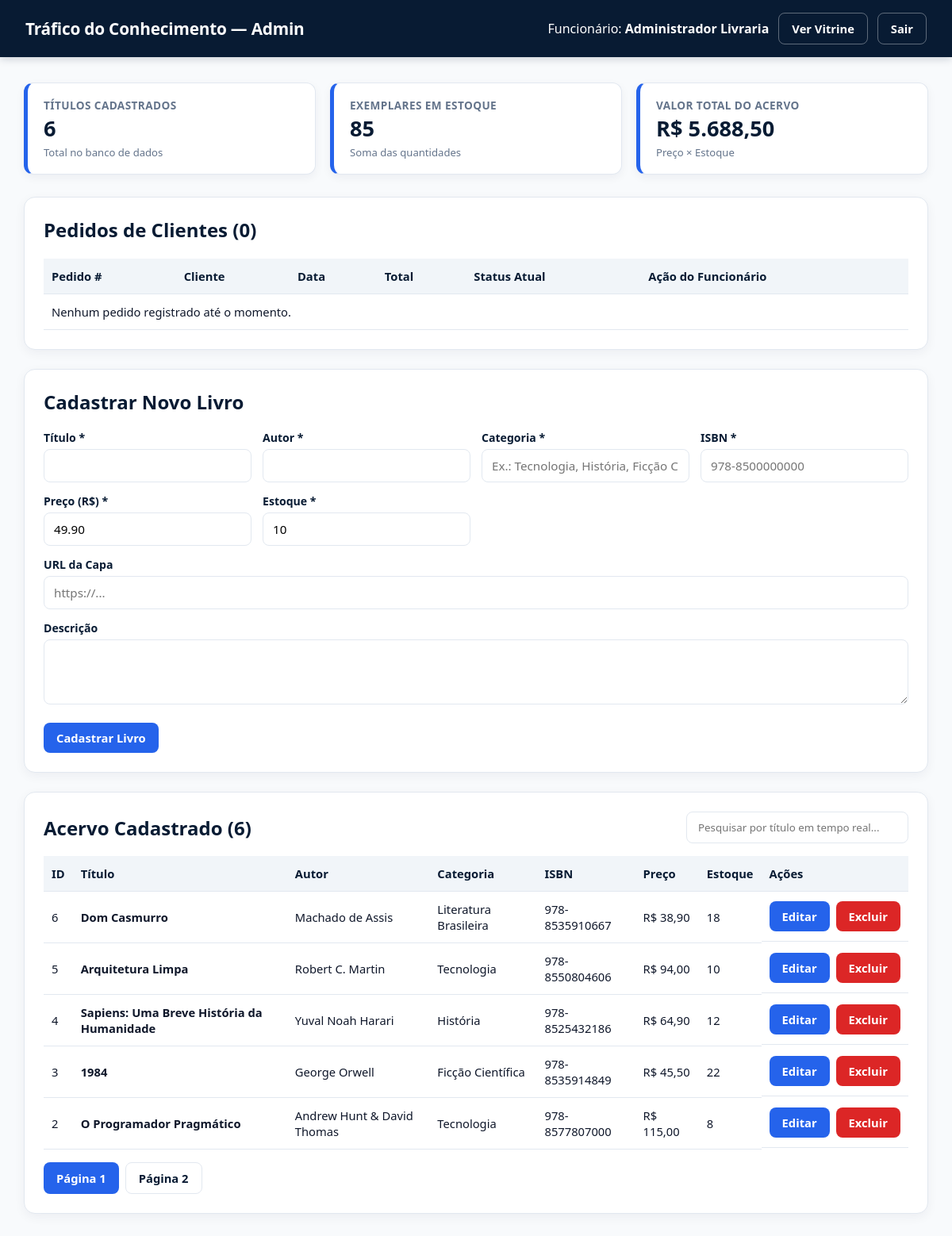
The app's page /admin_dashboard.php (signed in) with its own data.
### tables this page shows
CREATE TABLE IF NOT EXISTS livros (
    id INT AUTO_INCREMENT PRIMARY KEY,
    titulo VARCHAR(150) NOT NULL,
    autor VARCHAR(120) NOT NULL,
    categoria VARCHAR(80) NOT NULL,
    isbn VARCHAR(20) NOT NULL UNIQUE,
    preco DECIMAL(10, 2) NOT NULL,
    estoque INT NOT NULL DEFAULT 0,
    descricao TEXT,
    capa_url VARCHAR(255) DEFAULT 'https://images.unsplash.com/photo-1544947950-fa07a98d237f?auto=format&fit=crop&w=400&q=80',
    criado_em TIMESTAMP DEFAULT CURRENT_TIMESTAMP
);

### admin_dashboard.php (the view, shortened to what this page needs)
<?php
$db = (new Database())->getConnection();
$db->exec("
    CREATE TABLE IF NOT EXISTS pedidos (
        id INT AUTO_INCREMENT PRIMARY KEY,
        usuario_id INT NOT NULL,
        total DECIMAL(10, 2) NOT NULL,
        status ENUM('Pendente', 'Confirmado', 'Cancelado') NOT NULL DEFAULT 'Pendente',
        criado_em TIMESTAMP DEFAULT CURRENT_TIMESTAMP,
        FOREIGN KEY (usuario_id) REFERENCES usuarios(id) ON DELETE CASCADE
    ) ENGINE=InnoDB DEFAULT CHARSET=utf8mb4 COLLATE=utf8mb4_unicode_ci;
");
$db->exec("
    CREATE TABLE IF NOT EXISTS pedido_itens (
        id INT AUTO_INCREMENT PRIMARY KEY,
        pedido_id INT NOT NULL,
        livro_id INT NOT NULL,
        quantidade INT NOT NULL,
        preco_unitario DECIMAL(10, 2) NOT NULL,
        FOREIGN KEY (pedido_id) REFERENCES pedidos(id) ON DELETE CASCADE,
        FOREIGN KEY (livro_id) REFERENCES livros(id) ON DELETE CASCADE
    ) ENGINE=InnoDB DEFAULT CHARSET=utf8mb4 COLLATE=utf8mb4_unicode_ci;
");
$livroEdicao = null;
$porPagina    = 5;
$paginaAtual  = max(1, (int) ($_GET['pagina'] ?? 1));
$totalLivros  = (int) $db->query('SELECT COUNT(*) FROM livros')->fetchColumn();
$totalPaginas = max(1, (int) ceil($totalLivros / $porPagina));
$paginaAtual  = min($paginaAtual, $totalPaginas);
$offset       = ($paginaAtual - 1) * $porPagina;
$stmtLista = $db->prepare('SELECT * FROM livros ORDER BY id DESC LIMIT :limit OFFSET :offset');
$stmtLista->bindValue(':limit', $porPagina, PDO::PARAM_INT);
$stmtLista->bindValue(':offset', $offset, PDO::PARAM_INT);
$stmtLista->execute();
$livros = $stmtLista->fetchAll();
$kpi = $db->query('SELECT COUNT(*) AS total_titulos, COALESCE(SUM(estoque), 0) AS total_exemplares, COALESCE(SUM(preco * estoque), 0) AS valor_acervo FROM livros')->fetch();
$pedidos = $db->query("
    SELECT p.id, p.total, p.status, p.criado_em, u.nome AS cliente_nome, u.email AS cliente_email
    FROM pedidos p
    INNER JOIN usuarios u ON u.id = p.usuario_id
    ORDER BY p.id DESC
")->fetchAll();
?>
<!DOCTYPE html>
<html lang="pt-BR">
<head>
    <link rel="stylesheet" href="assets/css/style.css">
</head>
<body>
    <header>
        <a class="brand" href="index.php">Tráfico do Conhecimento — Admin</a>
        <div class="nav-actions">
            <span>Funcionário: <strong><?= htmlspecialchars($_SESSION['usuario_nome'], ENT_QUOTES, 'UTF-8') ?></strong></span>
            <a class="btn btn-outline" href="index.php">Ver Vitrine</a>
            <a class="btn btn-outline" href="logout.php">Sair</a>
        </div>
    </header>
    <main>
        <section class="kpi-grid" aria-label="Resumo Interno do Acervo">
            <div class="kpi-card">
                <span class="kpi-label">Títulos Cadastrados</span>
                <strong class="kpi-value"><?= (int) ($kpi['total_titulos'] ?? 0) ?></strong>
                <span class="kpi-sub">Total no banco de dados</span>
            </div>
            <div class="kpi-card">
                <span class="kpi-label">Exemplares em Estoque</span>
                <strong class="kpi-value"><?= (int) ($kpi['total_exemplares'] ?? 0) ?></strong>
                <span class="kpi-sub">Soma das quantidades</span>
            </div>
            <div class="kpi-card">
                <span class="kpi-label">Valor Total do Acervo</span>
                <strong class="kpi-value">R$ <?= number_format((float) ($kpi['valor_acervo'] ?? 0), 2, ',', '.') ?></strong>
                <span class="kpi-sub">Preço × Estoque</span>
            </div>
        </section>
        <section class="panel-card">
            <h2 style="margin-top: 0; color: var(--bg-dark);">Pedidos de Clientes (<?= count($pedidos) ?>)</h2>
            <div style="overflow-x: auto;">
                <table>
                    <thead>
                        <tr>
                            <th>Pedido #</th>
                            <th>Cliente</th>
                            <th>Data</th>
                            <th>Total</th>
                            <th>Status Atual</th>
                            <th>Ação do Funcionário</th>
                        </tr>
                    </thead>
                    <tbody>
                        <?php if (empty($pedidos)): ?>
                            <tr>
                                <td colspan="6">Nenhum pedido registrado até o momento.</td>
                            </tr>
                        <?php endif; ?>
                    </tbody>
                </table>
            </div>
        </section>
        <section class="panel-card">
            <h2 style="margin-top: 0; color: var(--bg-dark);">
                <?= $livroEdicao ? 'Editar Livro #' . (int) $livroEdicao['id'] : 'Cadastrar Novo Livro' ?>
            </h2>
            <form method="POST" id="form-livro" novalidate>
                <div class="form-grid">
                    <div class="form-group">
                        <label for="titulo">Título *</label>
                        <input id="titulo" type="text" name="titulo" required value="<?= htmlspecialchars($livroEdicao['titulo'] ?? '', ENT_QUOTES, 'UTF-8') ?>">
                    </div>
                    <div class="form-group">
                        <label for="autor">Autor *</label>
                        <input id="autor" type="text" name="autor" required value="<?= htmlspecialchars($livroEdicao['autor'] ?? '', ENT_QUOTES, 'UTF-8') ?>">
                    </div>
                    <div class="form-group">
                        <label for="categoria">Categoria *</label>
                        <input id="categoria" type="text" name="categoria" required placeholder="Ex.: Tecnologia, História, Ficção Científica" value="<?= htmlspecialchars($livroEdicao['categoria'] ?? '', ENT_QUOTES, 'UTF-8') ?>">
                    </div>
                    <div class="form-group">
                        <label for="isbn">ISBN *</label>
                        <input id="isbn" type="text" name="isbn" required placeholder="978-8500000000" value="<?= htmlspecialchars($livroEdicao['isbn'] ?? '', ENT_QUOTES, 'UTF-8') ?>">
                    </div>
                    <div class="form-group">
                        <label for="preco">Preço (R$) *</label>
                        <input id="preco" type="number" step="0.01" min="0.01" name="preco" required value="<?= htmlspecialchars((string) ($livroEdicao['preco'] ?? '49.90'), ENT_QUOTES, 'UTF-8') ?>">
                    </div>
                    <div class="form-group">
                        <label for="estoque">Estoque *</label>
                        <input id="estoque" type="number" min="0" name="estoque" required value="<?= (int) ($livroEdicao['estoque'] ?? 10) ?>">
                    </div>
                </div>
                <div class="form-group" style="margin-top: 14px;">
                    <label for="capa_url">URL da Capa</label>
                    <input id="capa_url" type="url" name="capa_url" placeholder="https://..." value="<?= htmlspecialchars($livroEdicao['capa_url'] ?? '', ENT_QUOTES, 'UTF-8') ?>">
                </div>
                <div class="form-group" style="margin-top: 14px;">
                    <label for="descricao">Descrição</label>
                    <textarea id="descricao" name="descricao" rows="3"><?= htmlspecialchars($livroEdicao['descricao'] ?? '', ENT_QUOTES, 'UTF-8') ?></textarea>
                </div>
                <div style="margin-top: 18px; display: flex; gap: 10px;">
                    <button type="submit" class="btn"><?= $livroEdicao ? 'Salvar Alterações' : 'Cadastrar Livro' ?></button>
                </div>
            </form>
        </section>
        <section class="panel-card">
            <div style="display: flex; flex-wrap: wrap; justify-content: space-between; align-items: center; gap: 12px; margin-bottom: 16px;">
                <h2 style="margin: 0; color: var(--bg-dark);">Acervo Cadastrado (<?= $totalLivros ?>)</h2>
                <input type="search" id="admin-busca-titulo" placeholder="Pesquisar por título em tempo real..." style="padding: 10px 14px; border: 1px solid var(--border); border-radius: 8px; min-width: 280px;">
            </div>
            <div style="overflow-x: auto;">
                <table>
                    <thead>
                        <tr>
                            <th>ID</th>
                            <th>Título</th>
                            <th>Autor</th>
                            <th>Categoria</th>
                            <th>ISBN</th>
                            <th>Preço</th>
                            <th>Estoque</th>
                            <th>Ações</th>
                        </tr>
                    </thead>
                    <tbody id="admin-tabela-corpo">
                        <?php foreach ($livros as $livro): ?>
                            <tr>
                                <td><?= (int) $livro['id'] ?></td>
                                <td><strong><?= htmlspecialchars($livro['titulo'], ENT_QUOTES, 'UTF-8') ?></strong></td>
                                <td><?= htmlspecialchars($livro['autor'], ENT_QUOTES, 'UTF-8') ?></td>
                                <td><?= htmlspecialchars($livro['categoria'], ENT_QUOTES, 'UTF-8') ?></td>
                                <td><?= htmlspecialchars($livro['isbn'], ENT_QUOTES, 'UTF-8') ?></td>
                                <td>R$ <?= number_format((float) $livro['preco'], 2, ',', '.') ?></td>
                                <td><?= (int) $livro['estoque'] ?></td>
                                <td style="display: flex; gap: 8px;">
                                    <a class="btn" href="admin_dashboard.php?editar=<?= (int) $livro['id'] ?>">Editar</a>
                                    <form method="POST" onsubmit="return confirm('Deseja realmente excluir este livro?');" style="margin: 0;">
                                        <button type="submit" class="btn btn-danger">Excluir</button>
                                    </form>
                                </td>
                            </tr>
                        <?php endforeach; ?>
                    </tbody>
                </table>
            </div>
            <?php if ($totalPaginas > 1): ?>
                <nav id="admin-paginacao" class="pagination" aria-label="Paginação do acervo" style="margin-top: 16px; display: flex; gap: 8px; flex-wrap: wrap;">
                    <?php for ($p = 1; $p <= $totalPaginas; $p++): ?>
                        <a class="btn <?= $p === $paginaAtual ? '' : 'btn-outline' ?>"
                           style="<?= $p === $paginaAtual ? '' : 'color: var(--bg-dark); border-color: var(--border);' ?>"
                           href="admin_dashboard.php?pagina=<?= $p ?>">
                            Página <?= $p ?>
                        </a>
                    <?php endfor; ?>
                </nav>
            <?php endif; ?>
        </section>
    </main>
</body>
</html>

### assets/css/style.css (style rules this page uses)
:root { --bg-dark: #081b33; --bg-navy: #0f294a; --primary: #2563eb; --accent: #3b82f6; --bg-page: #f8fafc; --surface: #ffffff; --text: #0f172a; --muted: #64748b; --border: #e2e8f0; --danger: #dc2626; --success: #16a34a; }
* { box-sizing: border-box; font-family: system-ui, -apple-system, 'Segoe UI', Roboto, sans-serif; }
body { margin: 0; background: var(--bg-page); color: var(--text); }
header { background: var(--bg-dark); color: #fff; padding: 16px 32px; display: flex; flex-wrap: wrap; align-items: center; justify-content: space-between; gap: 16px; box-shadow: 0 2px 10px rgba(8, 27, 51, 0.2); }
.brand { font-size: 1.3rem; font-weight: 700; color: #fff; text-decoration: none; letter-spacing: -0.01em; }
.nav-actions { display: flex; align-items: center; gap: 12px; flex-wrap: wrap; }
.btn { display: inline-flex; align-items: center; justify-content: center; padding: 9px 16px; border-radius: 8px; background: var(--primary); color: #fff; text-decoration: none; font-weight: 600; font-size: 0.92rem; border: 0; cursor: pointer; transition: background 0.15s ease; }
.btn-outline { background: transparent; border: 1px solid rgba(255, 255, 255, 0.35); color: #fff; }
.btn-danger { background: var(--danger); }
main { max-width: 1180px; margin: 32px auto; padding: 0 20px; }
.kpi-grid { display: grid; grid-template-columns: repeat(auto-fit, minmax(220px, 1fr)); gap: 18px; margin-bottom: 28px; }
.kpi-card { background: var(--surface); border: 1px solid var(--border); border-left: 5px solid var(--primary); border-radius: 12px; padding: 18px 20px; display: flex; flex-direction: column; gap: 4px; box-shadow: 0 4px 12px rgba(8, 27, 51, 0.05); }
.kpi-label { font-size: 0.85rem; font-weight: 600; color: var(--muted); text-transform: uppercase; letter-spacing: 0.03em; }
.kpi-value { font-size: 1.7rem; color: var(--bg-dark); line-height: 1.2; }
.kpi-sub { font-size: 0.82rem; color: var(--muted); }
.panel-card { background: var(--surface); border: 1px solid var(--border); border-radius: 14px; padding: 24px; margin-bottom: 24px; box-shadow: 0 4px 14px rgba(8, 27, 51, 0.05); }
.form-grid { display: grid; grid-template-columns: repeat(auto-fit, minmax(210px, 1fr)); gap: 14px; }
.form-group label { display: block; font-weight: 600; font-size: 0.88rem; margin-bottom: 5px; color: var(--bg-dark); }
.form-group input, .form-group textarea, .form-group select { width: 100%; padding: 10px 12px; border: 1px solid var(--border); border-radius: 8px; font-size: 0.95rem; }
table { width: 100%; border-collapse: collapse; font-size: 0.92rem; }
th, td { padding: 12px 10px; text-align: left; border-bottom: 1px solid var(--border); }
th { background: #f1f5f9; color: var(--bg-dark); font-weight: 700; }

### records on screen
livros: id "6", titulo "Dom Casmurro", autor "Machado de Assis", categoria "Literatura Brasileira", isbn "978-8535910667", preco "38,90", estoque "18"
livros: id "5", titulo "Arquitetura Limpa", autor "Robert C. Martin", categoria "Tecnologia", isbn "978-8550804606", preco "94,00", estoque "10"
livros: id "4", titulo "Sapiens: Uma Breve História da Humanidade", autor "Yuval Noah Harari", categoria "História", isbn "978-8525432186", preco "64,90", estoque "12"
livros: id "3", titulo "1984", autor "George Orwell", categoria "Ficção Científica", isbn "978-8535914849", preco "45,50", estoque "22"
livros: id "2", titulo "O Programador Pragmático", autor "Andrew Hunt & David Thomas", categoria "Tecnologia", isbn "978-8577807000", preco "115,00", estoque "8"

### other values on screen
$_SESSION['usuario_nome'] "Administrador Livraria"
$kpi['total_titulos'] "6"
$kpi['total_exemplares'] "85"
$kpi['valor_acervo'] "5.688,50"
count($pedidos) "0"
$totalLivros "6"
